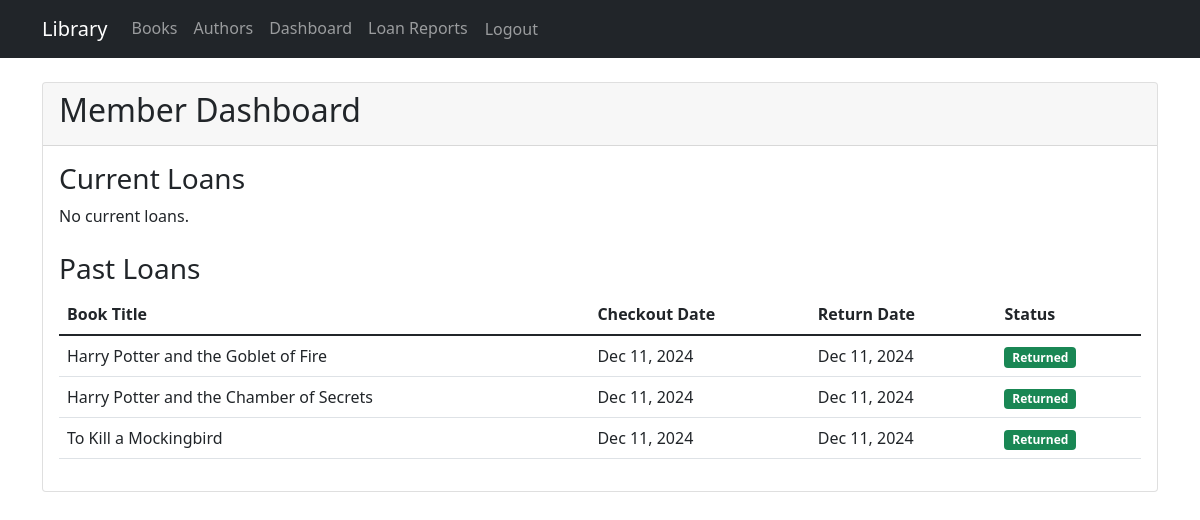
The page /dashboard/ (signed in) on the database its author committed.
### library/models.py (models this page shows, shortened)
class BookLoan(models.Model):
    book = models.ForeignKey(Book, on_delete=models.CASCADE)
    member = models.ForeignKey(Member, on_delete=models.CASCADE)
    checkout_date = models.DateTimeField(auto_now_add=True)
    due_date = models.DateTimeField()
    return_date = models.DateTimeField(null=True, blank=True)
    LOAN_STATUS = (
        ('ongoing', 'Ongoing'),
        ('returned', 'Returned'),
        ('overdue', 'Overdue'),
    )
    status = models.CharField(max_length=20, choices=LOAN_STATUS, default='ongoing')
    class Meta:
        indexes = [
            models.Index(fields=['checkout_date']),
            models.Index(fields=['status']),
        ]

class Book(models.Model):
    title = models.CharField(max_length=200, db_index=True)
    isbn = models.CharField(max_length=13, unique=True)
    published_date = models.DateField()
    publisher = models.CharField(max_length=200)
    language = models.CharField(max_length=50)
    page_count = models.IntegerField()
    available_copies = models.IntegerField(default=0)
    BOOK_STATUS = (
        ('available', 'Available'),
        ('borrowed', 'Borrowed'),
        ('maintenance', 'Under Maintenance'),
        ('lost', 'Lost'),
    )
    status = models.CharField(max_length=20, choices=BOOK_STATUS, default='available')
    class Meta:
        indexes = [
            models.Index(fields=['status', 'available_copies']),
        ]

### library/views.py (the view)
# urls.py: path('dashboard/', views.MemberDashboardView.as_view(), name='member-dashboard'),
class MemberDashboardView(LoginRequiredMixin, View):
    def get(self, request):
        member = request.user.member
        context = {
            'current_loans': BookLoan.objects.filter(
                member=member,
                status='ongoing'
            ),
            'past_loans': BookLoan.objects.filter(
                member=member,
                status='returned'
            ),
            'reviews': Review.objects.filter(member=member)
        }
        return render(request, 'library/member_dashboard.html', context)

### library/templates/library/member_dashboard.html
{% extends 'library/base.html' %}
{% block content %}
<div class="card">
    <div class="card-header">
        <h2>Member Dashboard</h2>
    </div>
    <div class="card-body">
        <h3>Current Loans</h3>
        {% if current_loans %}
            <table class="table">
                <thead>
                    <tr>
                        <th>Book Title</th>
                        <th>Checkout Date</th>
                        <th>Due Date</th>
                        <th>Status</th>
                        <th>Action</th>
                    </tr>
                </thead>
                <tbody>
                    {% for loan in current_loans %}
                    <tr>
                        <td>{{ loan.book.title }}</td>
                        <td>{{ loan.checkout_date|date:"M d, Y" }}</td>
                        <td>{{ loan.due_date|date:"M d, Y" }}</td>
                        <td>
                            <span class="badge bg-{% if loan.status == 'overdue' %}danger{% else %}warning{% endif %}">
                                {{ loan.status|title }}
                            </span>
                        </td>
                        <td>
                            <form method="post" action="{% url 'library:return-book' loan.pk %}" style="display: inline;">
                                {% csrf_token %}
                                <button type="submit" class="btn btn-success btn-sm">Return Book</button>
                            </form>
                        </td>
                    </tr>
                    {% endfor %}
                </tbody>
            </table>
        {% else %}
            <p>No current loans.</p>
        {% endif %}
        <h3 class="mt-4">Past Loans</h3>
        {% if past_loans %}
            <table class="table">
                <thead>
                    <tr>
                        <th>Book Title</th>
                        <th>Checkout Date</th>
                        <th>Return Date</th>
                        <th>Status</th>
                    </tr>
                </thead>
                <tbody>
                    {% for loan in past_loans %}
                    <tr>
                        <td>{{ loan.book.title }}</td>
                        <td>{{ loan.checkout_date|date:"M d, Y" }}</td>
                        <td>{{ loan.return_date|date:"M d, Y" }}</td>
                        <td>
                            <span class="badge bg-success">Returned</span>
                        </td>
                    </tr>
                    {% endfor %}
                </tbody>
            </table>
        {% else %}
            <p>No past loans.</p>
        {% endif %}
    </div>
</div>
{% endblock %}

### rows shown on the page
BookLoan: book "Harry Potter and the Goblet of Fire", checkout_date "Dec 11, 2024", return_date "Dec 11, 2024"
BookLoan: book "Harry Potter and the Chamber of Secrets", checkout_date "Dec 11, 2024", return_date "Dec 11, 2024"
BookLoan: book "To Kill a Mockingbird", checkout_date "Dec 11, 2024", return_date "Dec 11, 2024"
